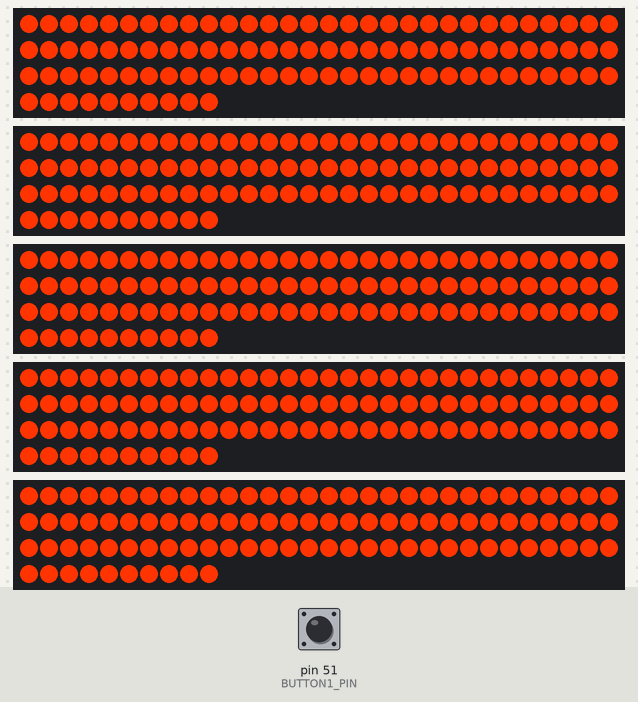
The program below on a simulated Arduino Mega 2560, built with avr-gcc and run on an emulated ATmega2560. Parts: 5 × 100 RGB LEDs in strip order, left to right, continuing on the next row. The inputs (shaded band) are chosen by the test bench; at power-on: pin 51 (BUTTON1_PIN) HIGH.

Above: at 1.2 s.
1.3 s: pin 51 (BUTTON1_PIN) pulled LOW for 0.15 s
2.9 s: pin 51 (BUTTON1_PIN) pulled LOW for 1 s
At 3.9 s:
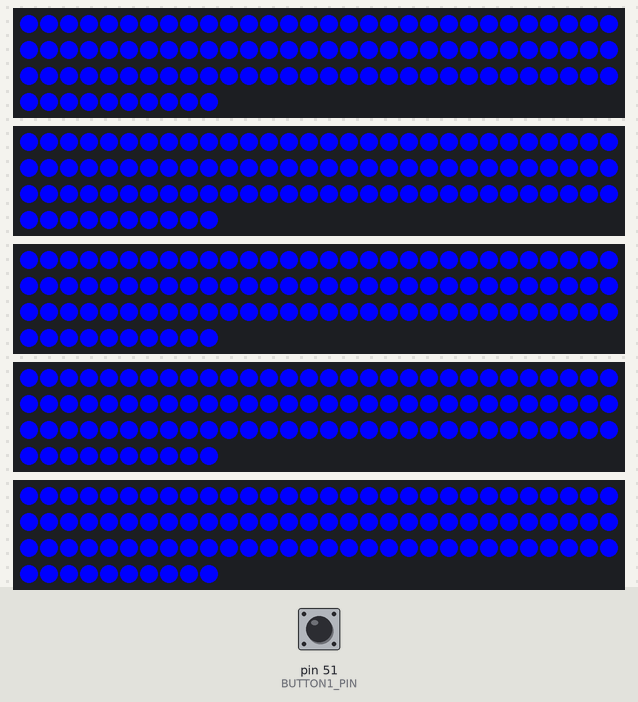
5.4 s: pin 51 (BUTTON1_PIN) pulled LOW for 0.15 s
At 6.6 s:
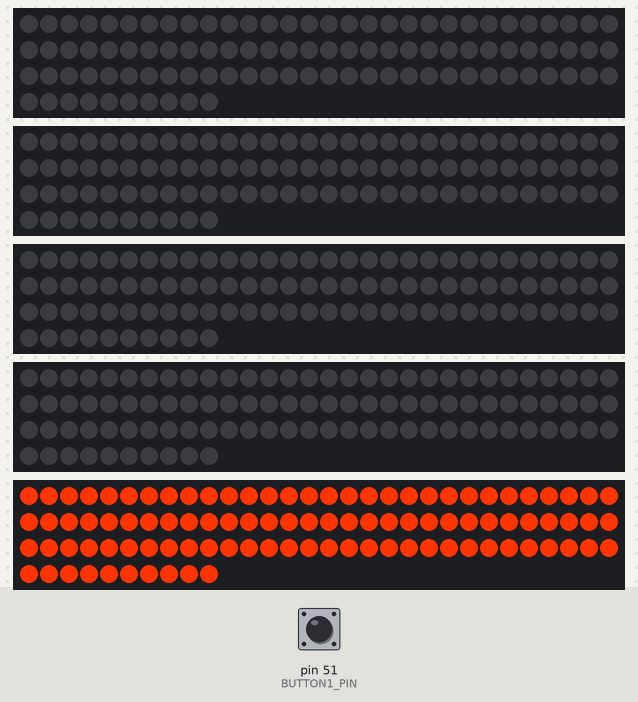
7.0 s: pin 51 (BUTTON1_PIN) pulled LOW for 1 s
9.5 s: pin 51 (BUTTON1_PIN) pulled LOW for 3.2 s
At 10.9 s:
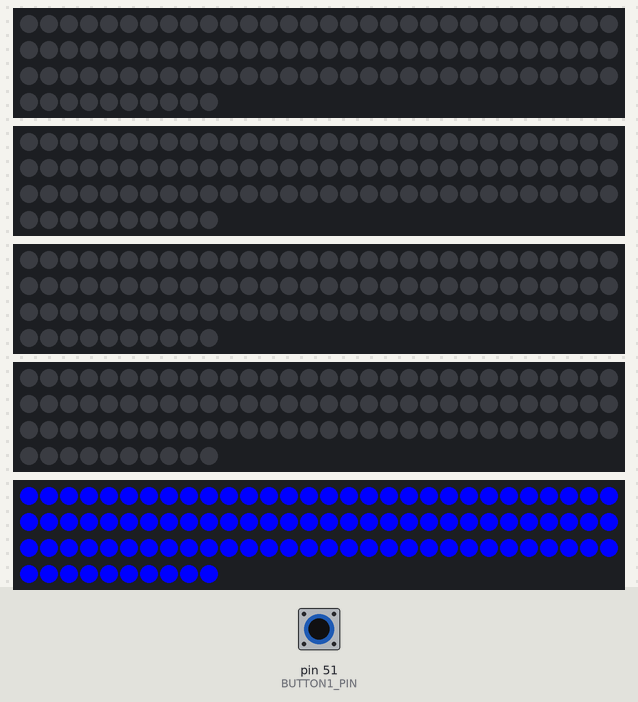
Timing chart, 0 to 12.5 s (numbered marks = the images above; inputs shaded):
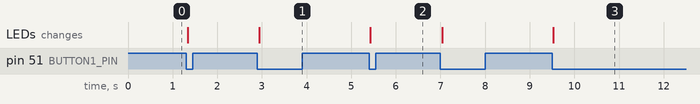

Measured:
- after the input at 2.9 s, the LEDs: change at once (image 1)
- after the input at 5.4 s, the LEDs: change at once (image 2)
- after the input at 9.5 s, the LEDs: change at once (image 3)

The program:

main.cpp
```cpp
#include <Arduino.h>
#include <Adafruit_NeoPixel.h>

#define BUTTON1_PIN 51

#define STRIP1_PIN 9
#define STRIP2_PIN 7
#define STRIP3_PIN 11
#define STRIP4_PIN 13
#define UNDERGLOW_PIN 5

enum LightMode
{
    AllOrange,
    AllRed,
    AllBlue,
    UnderglowOrange,
    UnderglowRed,
    UnderglowBlue
};

Adafruit_NeoPixel pixels1(       100,    STRIP1_PIN, NEO_GRB + NEO_KHZ800);
Adafruit_NeoPixel pixels2(       100,    STRIP2_PIN, NEO_GRB + NEO_KHZ800);
Adafruit_NeoPixel pixels3(       100,    STRIP3_PIN, NEO_GRB + NEO_KHZ800);
Adafruit_NeoPixel pixels4(       100,    STRIP4_PIN, NEO_GRB + NEO_KHZ800);
Adafruit_NeoPixel underglowStrip(100, UNDERGLOW_PIN, NEO_GRB + NEO_KHZ800);

const uint32_t BLACK      = pixels1.Color(  0,        0,    0);     // 255 110 0
const uint32_t TEAM_COLOR = pixels1.Color(255, 110 * 0.48,  0);     // 255 110 0
const uint32_t RED        = pixels1.Color(255,        0,    0);     // 255 70 0
const uint32_t BLUE       = pixels1.Color(  0,         0, 255);     // 255 70 0

bool button = true;

uint32_t color = TEAM_COLOR;
bool underOnly = false;

LightMode lightMode = AllOrange;

void setup()
{
    pinMode(BUTTON1_PIN, INPUT_PULLUP);

    pixels1.begin();
    pixels2.begin();
    pixels3.begin();
    pixels4.begin();
    underglowStrip.begin();

    pixels1.show();
    pixels2.show();
    pixels3.show();
    pixels4.show();
    underglowStrip.show();
}

void loop()
{
    bool newButton = digitalRead(BUTTON1_PIN);

    if (button && !newButton)// check for rising edge (when the button is released, since the button is high when not pressed)
    {
        switch (lightMode)
        {
        case AllOrange:
            lightMode = AllRed;
            color = RED;
            underOnly = false;
            break;

        case AllRed:
            lightMode = AllBlue;
            color = BLUE;
            underOnly = false;
            break;

        case AllBlue:
            lightMode = UnderglowOrange;
            color = TEAM_COLOR;
            underOnly = true;
            break;

        case UnderglowOrange:
            lightMode = UnderglowRed;
            color = RED;
            underOnly = true;
            break;

        case UnderglowRed:
            lightMode = UnderglowBlue;
            color = BLUE;
            underOnly = true;
            break;

        case UnderglowBlue:
        default:
            lightMode = AllOrange;
            color = TEAM_COLOR;
            underOnly = false;
        }
    }

    button = newButton;

    if (underOnly)
    {
        pixels1.fill(BLACK, 0, 100);
        pixels2.fill(BLACK, 0, 100);
        pixels3.fill(BLACK, 0, 100);
        pixels4.fill(BLACK, 0, 100);
        underglowStrip.fill(color, 0, 100);
    }
    else
    {
        pixels1.fill(color, 0, 100);
        pixels2.fill(color, 0, 100);
        pixels3.fill(color, 0, 100);
        pixels4.fill(color, 0, 100);
        underglowStrip.fill(color, 0, 100);
    }

    // display new colors
    pixels1.show();
    pixels2.show();
    pixels3.show();
    pixels4.show();
    underglowStrip.show();
}
```
